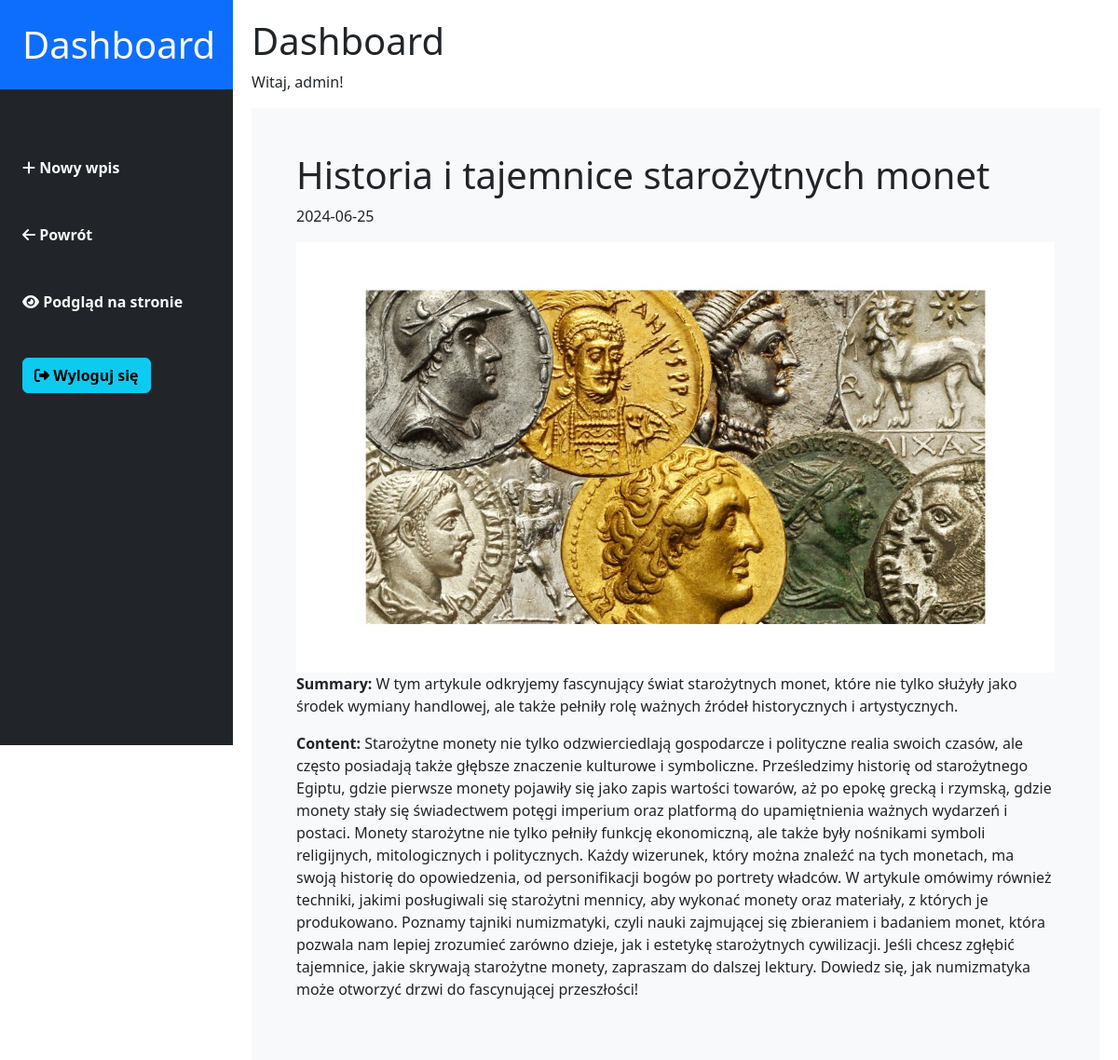
Page /admin/view.php?id=1 (signed in) on the committed database.
### tables this page shows
CREATE TABLE `posts` (
  `id` int(11) NOT NULL,
  `date` varchar(255) NOT NULL,
  `title` varchar(255) NOT NULL,
  `summary` text NOT NULL,
  `content` mediumtext NOT NULL,
  `image` varchar(255) NOT NULL
);

### admin/view.php (the view, shortened to what this page needs)
<?php
include("templates/header.php");
?>
<div class="post w-100 bg-light p-5">
    <?php
    $id = $_GET["id"];
    if ($id) {
        include("../connect.php");
        $sqlSelectPost = "SELECT * FROM posts WHERE id = ?";
        $stmt = $conn->prepare($sqlSelectPost);
        $stmt->bind_param('i', $id);
        $stmt->execute();
        $result = $stmt->get_result();
        if ($data = $result->fetch_assoc()) {
            $content = str_replace("\\\\r\\\\n", "", $data['content']);
            ?>
            <h1><?php echo htmlspecialchars($data['title']); ?></h1>
            <p><?php echo htmlspecialchars($data['date']); ?></p>
            <?php if ($data['image']) { ?>
                <img src="../images/<?php echo htmlspecialchars($data['image']); ?>" alt="Post Image" style="max-width: 100%; height: auto;">
            <?php } ?>
            <p><strong>Summary: </strong> <?php echo htmlspecialchars($data['summary']); ?></p>
            <p><strong>Content: </strong><?php echo nl2br(htmlspecialchars($content)); ?></p>
            <?php
        } else {
            echo "Post Not Found";
        }
    } else {
        echo "Post Not Found";
    }
    ?>
</div>
<?php
include("templates/footer.php");
?>

### admin/templates/header.php (style rules this page uses)
body, html { height: 100%; margin: 0; }

### rows in the picture
posts: title "Historia i tajemnice starożytnych monet", date "2024-06-25", image (picture), summary "W tym artykule odkryjemy fascynujący świat starożytnych monet, które nie tylko służyły jako środek wymiany handlowej, ale także pełniły rolę ważnych źródeł historycznych i artystycznych.", content "Starożytne monety nie tylko odzwierciedlają gospodarcze i polityczne realia swoich czasów, ale często posiadają także głębsze znaczenie kulturowe i symboliczne. Prześledzimy historię od starożytnego Egiptu, gdzie pierwsze monety pojawiły się jako zapis wartości towarów, aż po epokę grecką i rzymską, gdzie monety stały się świadectwem potęgi imperium oraz platformą do upamiętnienia ważnych wydarzeń i postaci. Monety starożytne nie tylko pełniły funkcję ekonomiczną, ale także były nośnikami symboli religijnych, mitologicznych i politycznych. Każdy wizerunek, który można znaleźć na tych monetach, ma swoją historię do opowiedzenia, od personifikacji bogów po portrety władców. W artykule omówimy…"

### other values in the picture
$_SESSION["user"] "admin"
